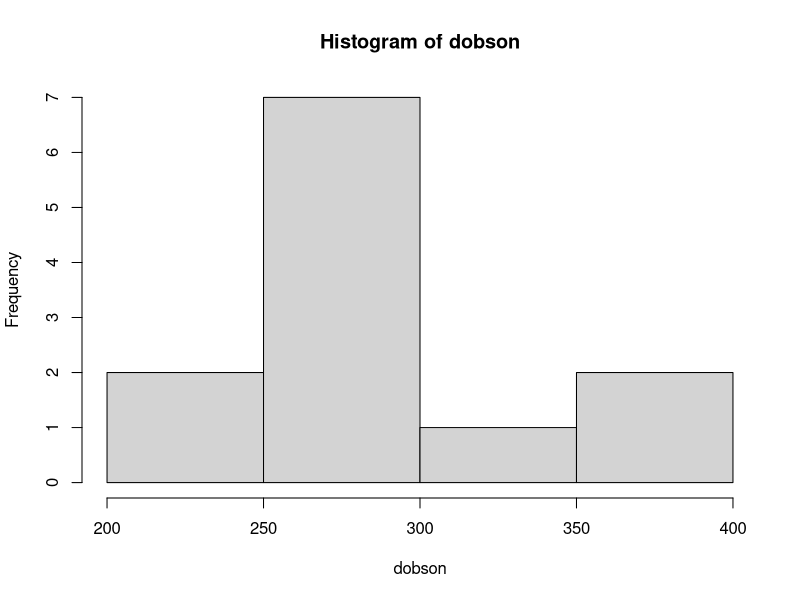
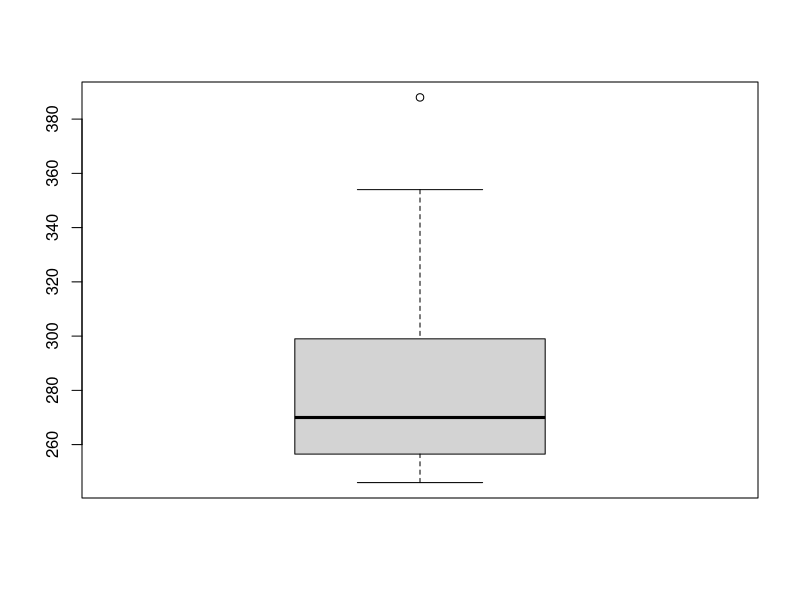
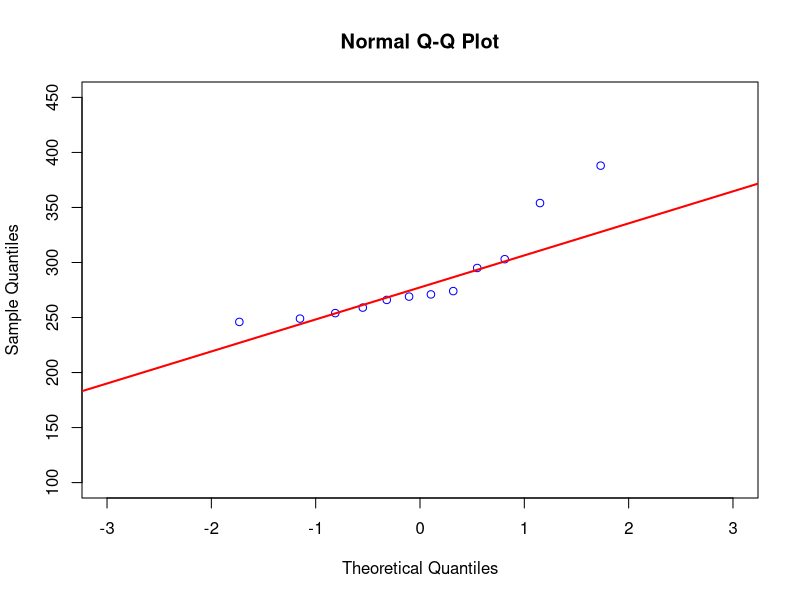

Reproduce these figures in R, in order.
dobson=c(269,246, 388, 354, 266, 303, 259, 295, 274, 249,
         271, 254)
hist(dobson)
boxplot(dobson)
qqnorm(dobson,col="blue",xlim=c(-3,3),ylim=c(100,450)) 
qqline(dobson,col="red",lwd=2)
